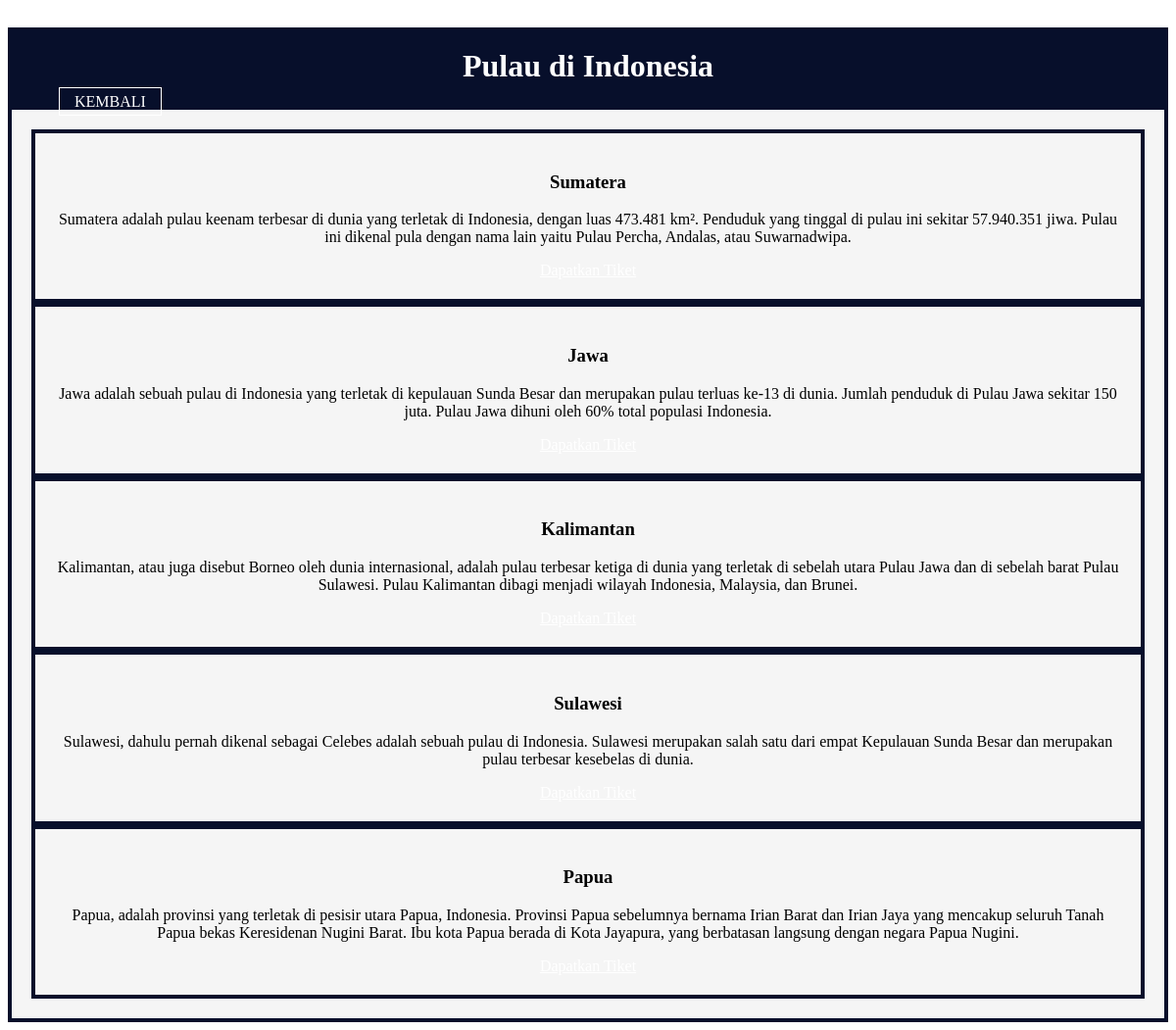
/materi.php, run on an earlier commit of the app's database.
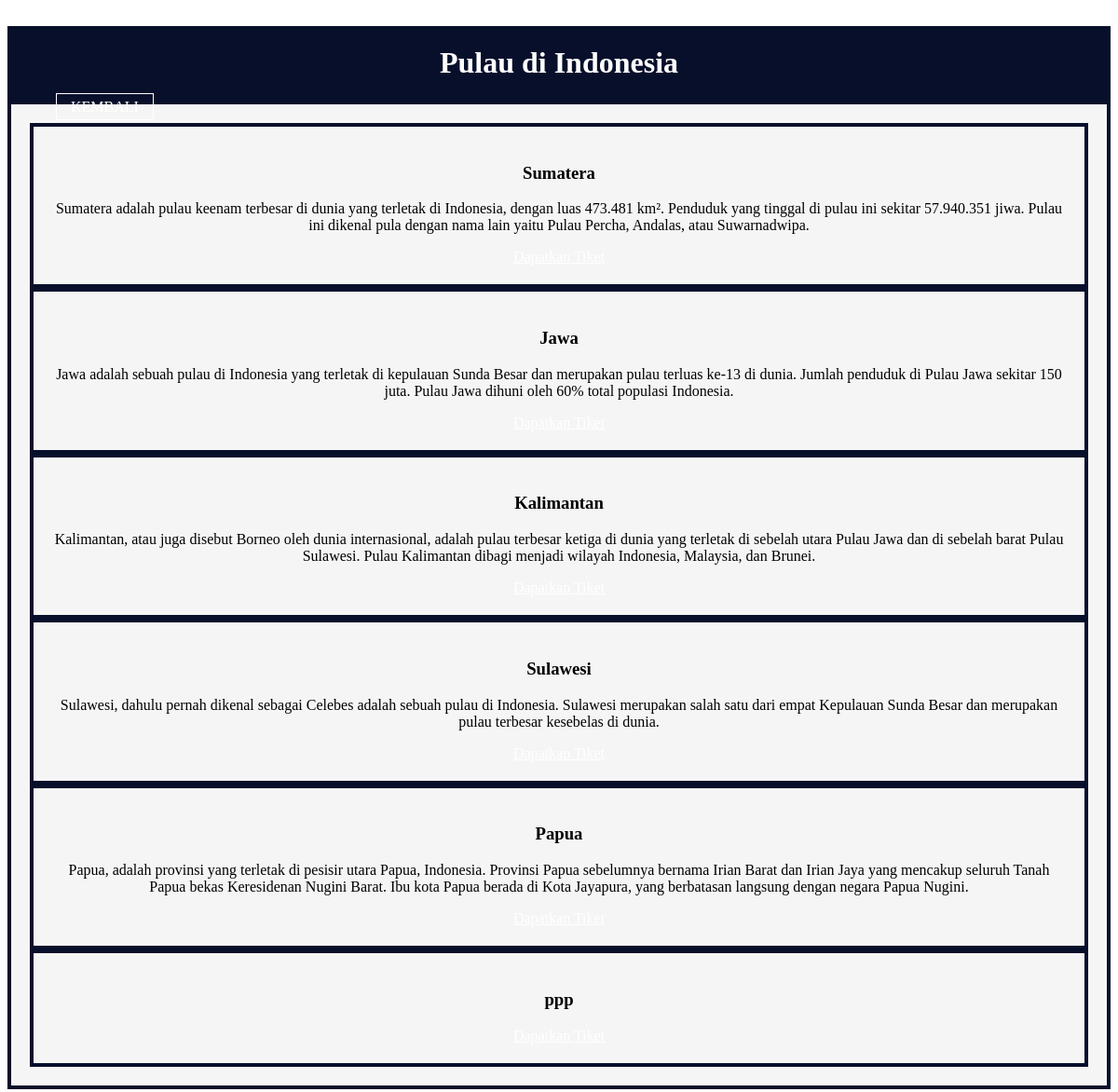
And on a later commit of the database.
### tables this page shows
CREATE TABLE `pulau` (
  `id_pulau` int(11) NOT NULL,
  `pulau` varchar(225) DEFAULT NULL,
  `informasi` varchar(500) DEFAULT NULL
);

### materi.php (the view, shortened to what this page needs)
<!DOCTYPE html>
<html lang="en">
<head>
</head>
<body>
     <div class="rumah-adat">
        <h1>Pulau di Indonesia</h1></div>
        <div class="box">
        <?php
            include 'koneksi.php';
            $result = mysqli_query($mysqli, "SELECT * FROM pulau") or die (mysqli_error());
            while($data = mysqli_fetch_array($result)){
                ?>
            <div class="box">
                <h3><?php echo $data['pulau']; ?></h3>
                <p><?php echo $data['informasi']; ?></p>
                <a href="tket.php" class="btn">Dapatkan Tiket</a>
            </div>
        <?php } ?>
     <div class="button">
        <a href="user.php" class="btn1">KEMBALI</a>
    </div>
</body>
</html>

What changed in the data, as far as the page shows it:
added pulau: pulau "ppp"
